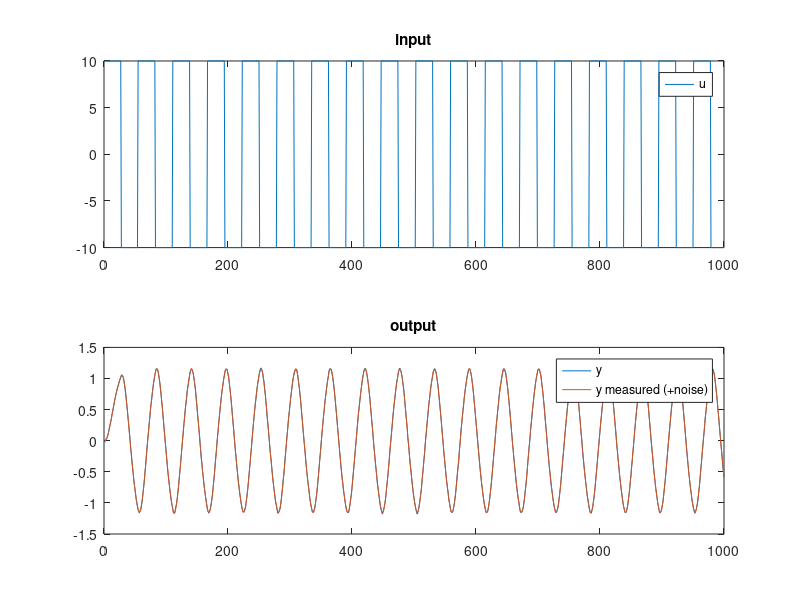
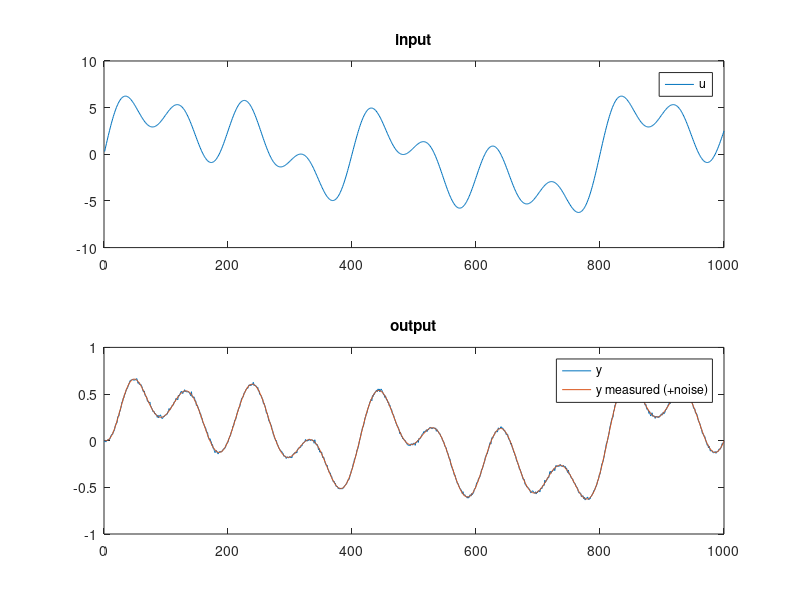
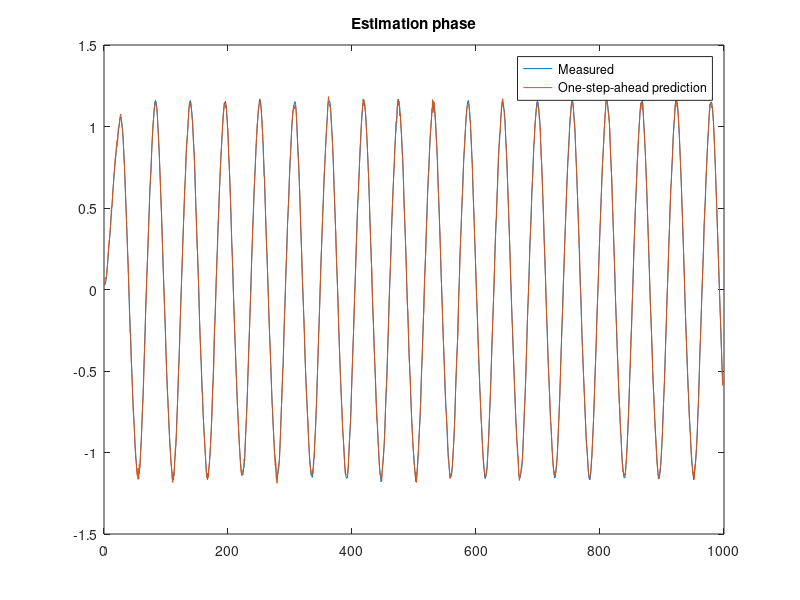
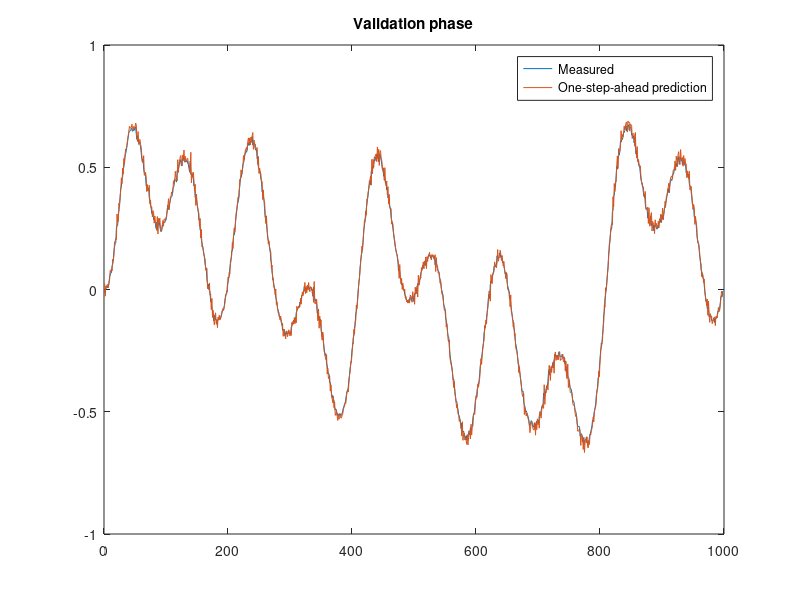

MATLAB code to generate these figures, in order:
% MEC 2015 System identification
% Prof Helon Ayala

% 01_MQB

clc
clear
close all
rng(1) % permite reproducibilidade

% ---- code begins

%% - generate artificial data
% spring-mass-damper system

m = 0.1; b= 1; k = 10; % parameters
s = tf('s');
G = 1/(m*s^2+b*s+k); % continuous model
Ts = 0.01; % sampling time
Gd = c2d(G,Ts) % discrete model

th = [-1.895 0.9048 0.0004833 0.0004675]'; % true vector of parameters

% simulation parameters
N = 1000; % simulation steps
t = (1:N)'; % time vector
sig = 0.01; % noise corrupting measurements

% TRAINING
uamp = 10;
yr = 1;
u = uamp*ones(N,1);
y = zeros(N,1);
for k=3:N
    if y(k-1) >=  yr
        u(k) = -uamp;
    elseif y(k-1) <=  -yr
        u(k) = uamp;
    else
        u(k) = u(k-1);        
    end
    y(k) = -th(1)*y(k-1) + -th(2)*y(k-2) + th(3)*u(k-1) + th(4)*u(k-2);
end
UTRA = u;
YTRA = y + sig*randn(N,1);

% plot training data
figure
subplot(2,1,1)
plot(t,UTRA)
title('input')
legend('u');
subplot(2,1,2)
plot(t,[YTRA y])
title('output')
legend('y','y measured (+noise)');

% VALIDATION
u = uamp/4*sin(2*pi*t*Ts) + uamp/4*sin(pi/2*t*Ts) + uamp/4*sin(pi*t*Ts) + uamp/4*sin(pi/4*t*Ts);
y = zeros(N,1);
for k=3:N
    y(k) = -th(1)*y(k-1) + -th(2)*y(k-2) + th(3)*u(k-1) + th(4)*u(k-2);
end
UVAL = u;
YVAL = y + sig*randn(N,1);

% plot validation data
figure
subplot(2,1,1)
plot(t,UVAL)
title('input')
legend('u');
subplot(2,1,2)
plot(t,[YVAL y])
title('output')
legend('y','y measured (+noise)');

%% - perform identification

% construct regression matrix
%        [  -y(k-1)            -y(k-2)        u(k-1)        u(k-2)     ]
Phi    = [-YTRA(2:end-1)  -YTRA(1:end-2)  UTRA(2:end-1)   UTRA(1:end-2)];
PhiVAL = [-YVAL(2:end-1)  -YVAL(1:end-2)  UVAL(2:end-1)   UVAL(1:end-2)]; % only for validation
Y1 = YTRA(3:end); % targets
Y2 = YVAL(3:end); % targets

% estimate parameters:
th_hat = (Phi'*Phi)^(-1)*Phi'*Y1; % batch least squares

% one step ahead prediction
yhat_TRA_OSA = Phi*th_hat;
yhat_VAL_OSA = PhiVAL*th_hat;

%% plot predictions
figure
plot([Y1 yhat_TRA_OSA])
title('Estimation phase')
legend('Measured','One-step-ahead prediction')

figure
plot([Y2 yhat_VAL_OSA])
title('Validation phase')
legend('Measured','One-step-ahead prediction')









